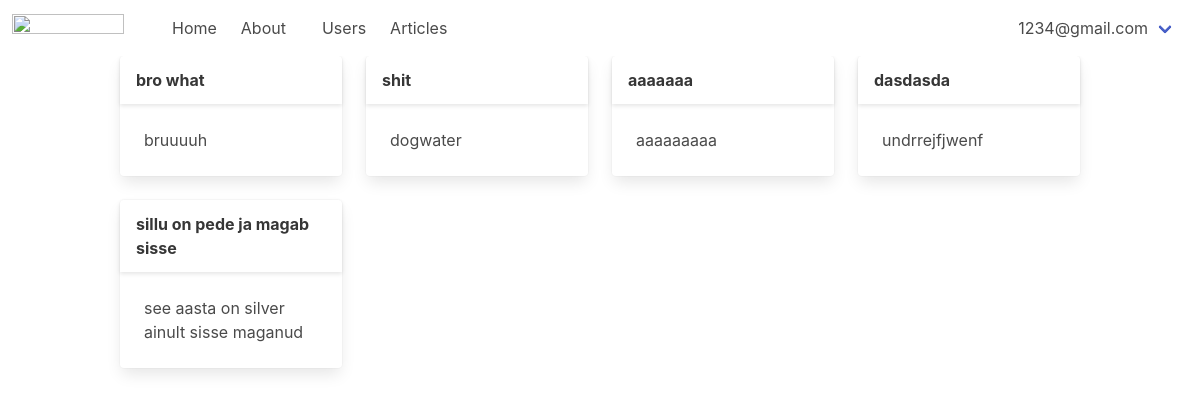
The page / (signed in) on the database its author committed.
### tables this page shows
CREATE TABLE users
(
    id       integer
        primary key autoincrement,
    email    text not null
        unique,
    password text not null
);

CREATE TABLE "articles"
(
    id    integer
        primary key autoincrement,
    title text,
    body  text
);

### helpers.php (called while the page is built, shortened)
<?php
function view($viewName, $vars = []){
    extract($vars);
    include __DIR__ . "/views/$viewName.php";
}
function auth(){
    return User::auth();
}

### src/Controllers/PublicController.php (called while the page is built, shortened)
<?php
class PublicController {
    public function home() {
        $articles = Article::all();
        view('home', compact('articles'));
    }
}

### src/DB.php (called while the page is built, shortened)
<?php
class DB {
    private $conn;
    public function __construct(){
        try {
            $this->conn = new PDO("sqlite:db.sqlite");
            $this->conn->setAttribute(PDO::ATTR_ERRMODE, PDO::ERRMODE_EXCEPTION);
        } catch(PDOException $e) {
            echo "Connection failed: " . $e->getMessage();
        }
    }
    public function all($table, $class){
        $stmt = $this->conn->prepare("SELECT * FROM $table");
        $stmt->execute();
        return $stmt->fetchAll();
    }
    public function find($table, $class, $id){
        $stmt = $this->conn->prepare("SELECT * FROM $table WHERE id = $id");
        $stmt->execute();
        return $stmt->fetch();
    }
}

### src/Models/Model.php (called while the page is built, shortened)
<?php
class Model {
    public static $table;
    public static function all(){
        $db = new DB();
        return $db -> all(static::$table, static::class);
    }
    public static function find($id){
        $db = new DB();
        return $db -> find(static::$table, static::class, $id);
    }
}

### src/Models/User.php (called while the page is built, shortened)
<?php
class User extends Model{
    public static function auth(){
        if(isset($_SESSION['user'])){
            $user = self::find($_SESSION['user']);
            if($user){
                return $user;
            }
        }
        return false;
    }
}

### views/home.php (the view)
<?php include 'partials/header.php' ?>
    <div class="container">
        <div class="columns is-multiline">
            <?php foreach ($articles as $article):?>
            <div class="column is-3">
                <div class="card">
                    <header class="card-header">
                        <p class="card-header-title">
                            <?=$article->title ?>
                        </p>
                    </header>
                    <div class="card-content">
                        <div class="content">
                            <?=$article->body ?>
                        </div>
                    </div>
                </div>
            </div>
            <?php endforeach; ?>
        </div>
    </div>
<?php include 'partials/footer.php' ?>

### views/partials/nav.php (shortened to what this page needs)
<nav class="navbar" role="navigation" aria-label="main navigation">
  <div class="navbar-brand">
    <a class="navbar-item" href="/">
      <img src="https://media.discordapp.net/attachments/905786532764467240/1154953166035624006/window_sticker.png?ex=65459ef4&is=653329f4&hm=a5a7f0146ed8cc4ca1bb53b2c5f3f9223319bfd49824668a6f5891b837203c15&=&width=882&height=232" width="112" height="28">
    </a>
  </div>
  <div id="navbarBasicExample" class="navbar-menu">
    <div class="navbar-start">
      <a class="navbar-item" href="/">
      </a>
      <a class="navbar-item" href="/">
        Home
      </a>
      <a class="navbar-item" href="/about">
        About
      </a>
        <div class="navbar-item">
          <a class="navbar-item" href="/admin/users">
            Users
          </a>
          <a class="navbar-item" href="/admin/articles">
            Articles
          </a>
        </div>
      </div>
    </div>
    <div class="navbar-end">
      <div class="navbar-item">
        <?php if(auth()): ?>
          <div class="navbar-item has-dropdown is-hoverable">
            <a class="navbar-link">
              <?=auth()->email?>
            </a>
          </div>
        <?php endif; ?>
      </div>
    </div>
</nav>

### rows shown on the page
users: email "1234@gmail.com"
articles: title "bro what", body "bruuuuh"
articles: title "shit", body "dogwater"
articles: title "aaaaaaa", body "aaaaaaaaa"
articles: title "dasdasda", body "undrrejfjwenf"
articles: title "sillu on pede ja magab sisse", body "see aasta on silver ainult sisse maganud"
